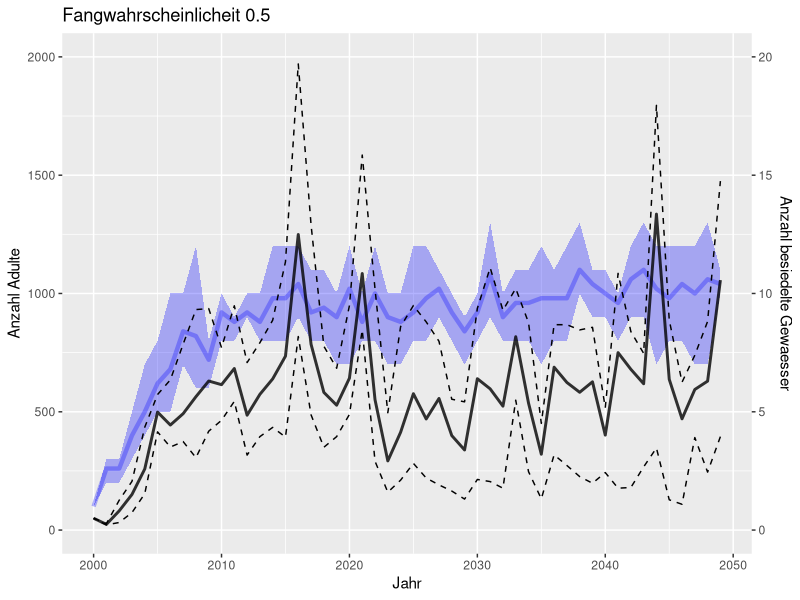
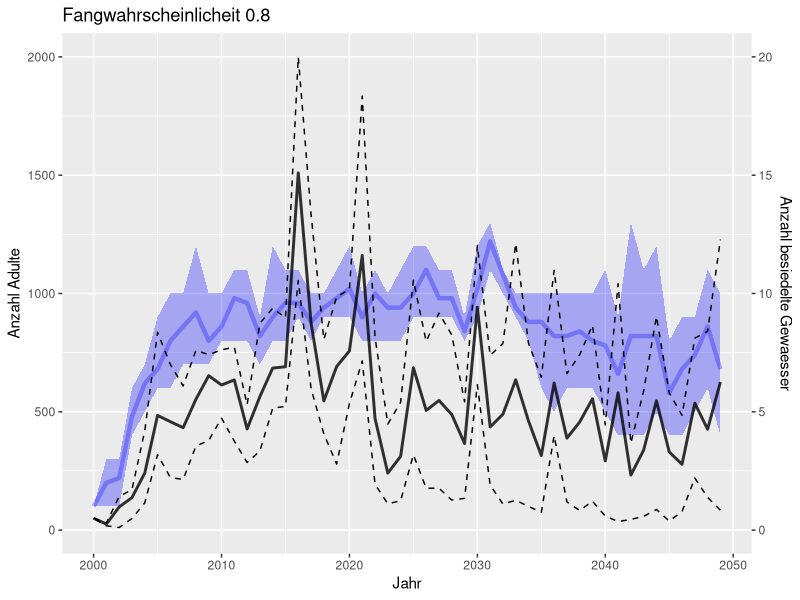
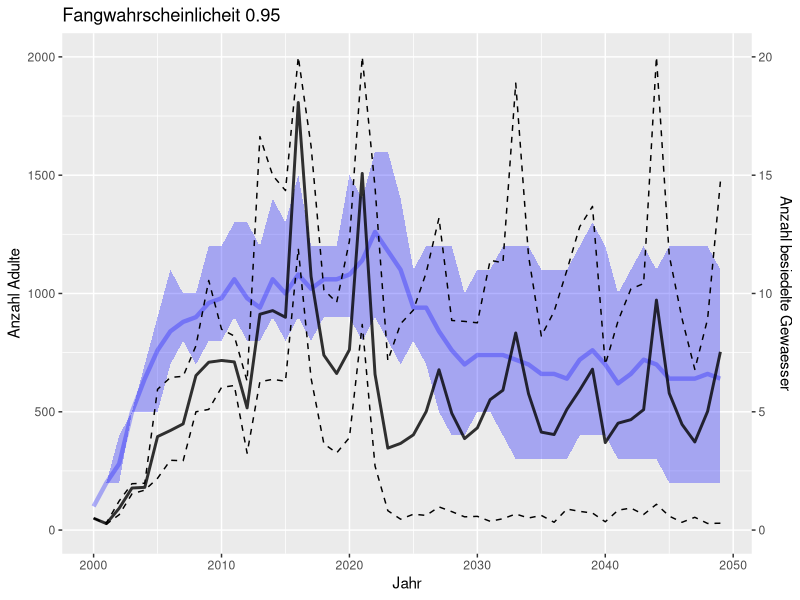
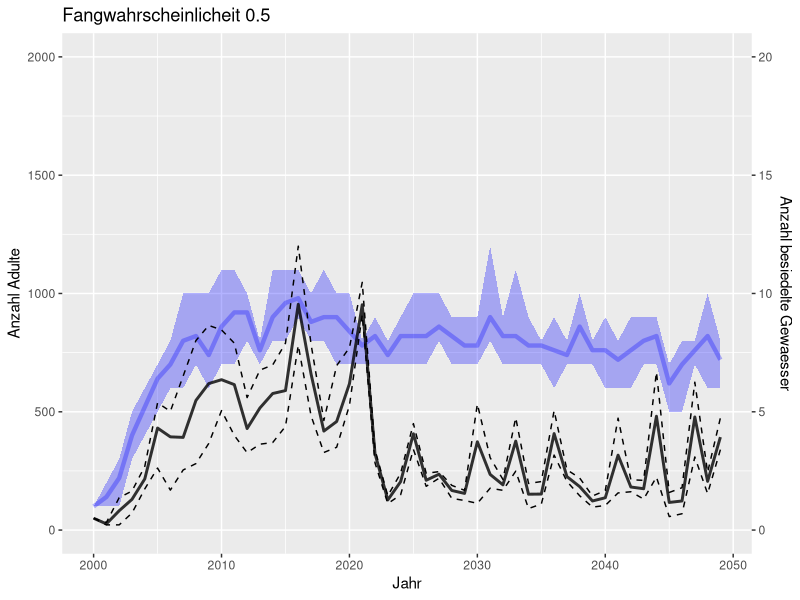
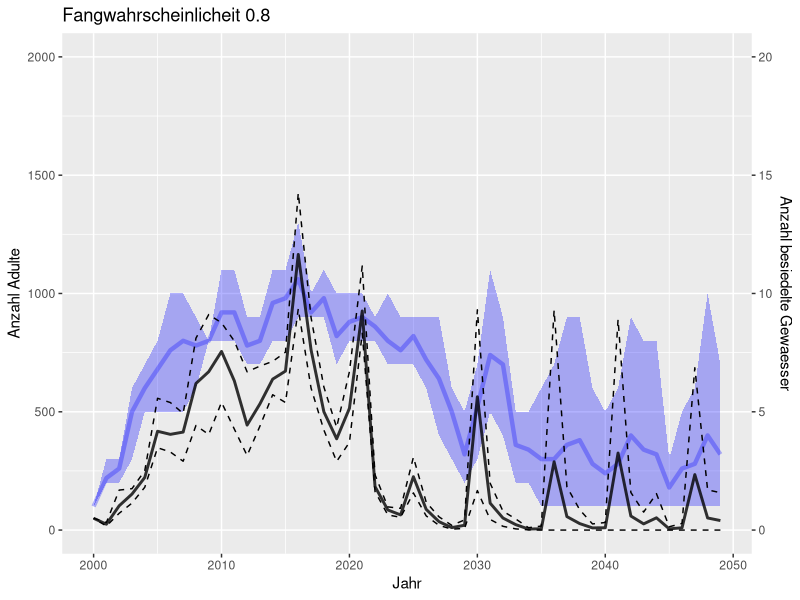
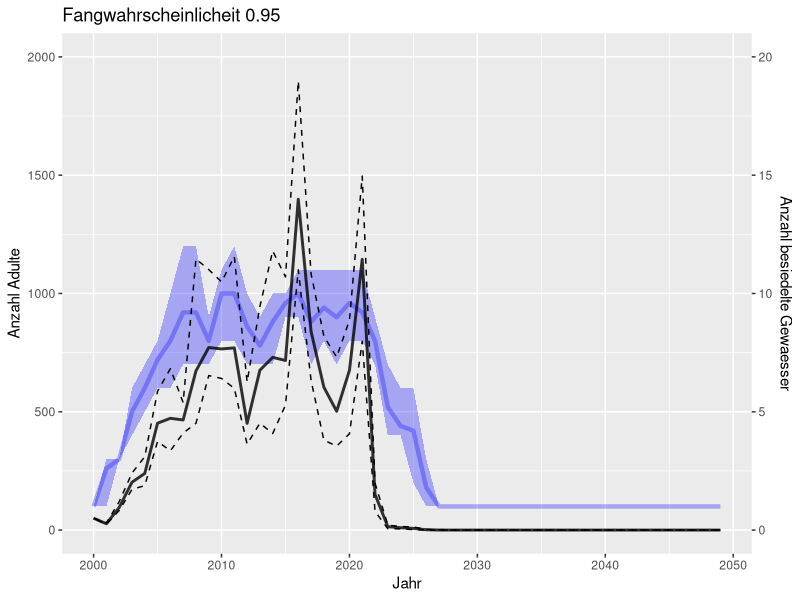

Reproduce these figures in R, in order.
library(tidyverse)
data_4_11 <- read.table("excel/resultate_4.11.csv",sep=',', fill=TRUE, header=TRUE, quote="\"")
data_11_11 <- read.table("excel/resultate_11.11.csv",sep=',', fill=TRUE, header=TRUE, quote="\"")
data_13_11 <- read.table("excel/resultate_13.11.csv",sep=',', fill=TRUE, header=TRUE, quote="\"")

str(data_13_11)


for (datum in 2:3){
  
  if (datum == 1) {
    data<-data_4_11
  } else if (datum == 2) {
     data<-data_11_11
  } else {
     data <- data_13_11
  }
  
  pondList <- c()
  pondCount <- c()
  for ( pond in 1:nrow(data)){
    text <- data[pond,ncol(data)]
    if (nchar(text) <= 4) {pondList[pond] <- NA}
    else {pondList[pond] <- strsplit(substring(text,3,nchar(text)-2),",")}
    pondCount[pond] <- length(unlist(pondList[pond]))
  }
  
  pondList_summary <- levels(as.factor(unlist(pondList)))
  pondList_count <- c()
  for (pond in 1:length(pondList_summary)){
    pondList_count[pond] <- 0
    for (list in 1:length(pondList)) {
      if (pondList_summary[pond] %in% pondList[list][[1]]) {pondList_count[pond] <- pondList_count[pond]+1}
    }
  }
  pondList_Count <- round(pondList_count / 750,2)
  pondBesiedelt <- cbind(pondList_summary, pondList_Count)
  
  
  if (datum==1){
    data_2 <- cbind(data[,1:ncol(data)-1],pondCount)
    colnames(data_2) <- c("currentDate","probCatch","egg", "larva", "juvenil", "adult", "adultSlipped", "adultNotSliped",
                      "totCatched_adult", "totCatched_juv", "eggs_tot","larva_tot","juv_tot", "adult_tot", "migrantJuv_tot", "migrantAdult_tot")
  } else {
  data_2 <- cbind(data[,1:ncol(data)-1],pondCount)
  
  colnames(data_2) <- c("simulation", "currentDate","probCatch","egg", "larva", "juvenil", "adult", "adultSlipped", "adultNotSlipped",
                      "totCatched_adult", "totCatched_juv", "eggs_tot","larva_tot","juv_tot", "adult_tot", "migrantJuv_tot", "migrantAdult_tot", "pondCount")
  }
  
  levels <- as.numeric(levels(as.factor(data_2$probCatch)))
  
  data_2$year <- as.integer(substring(data_2$currentDate,8,11))
  level_year <- as.numeric(levels(as.factor(data_2$year)))
  
  for (pc in 1:length(levels)) {
      
    data_pc <- data_2[data_2$probCatch==levels[pc],]
    
    data_min <- c()
    data_max <- c()
    data_mean <- c()
    pond_min <- c()
    pond_max <- c()
    pond_mean <- c()
    
    for (i in 1:length(level_year)) {
      data_min[i] <- min((data_pc %>% filter(data_pc$year==level_year[i]))$adult)
      data_max[i] <- max((data_pc %>% filter(data_pc$year==level_year[i]))$adult)
      data_mean[i] <- mean((data_pc %>% filter(data_pc$year==level_year[i]))$adult)
      pond_min[i] <- min((data_pc %>% filter(data_pc$year==level_year[i]))$pondCount)*100
      pond_max[i] <- max((data_pc %>% filter(data_pc$year==level_year[i]))$pondCount)*100
      pond_mean[i] <- mean((data_pc %>% filter(data_pc$year==level_year[i]))$pondCount)*100
    }
    
    data_graph <- data.frame(
      year = level_year,
      min = data_min,
      max = data_max,
      mean = data_mean,
      pond_min = pond_min,
      pond_max = pond_max,
      pond_mean = pond_mean
    )
    
    filter_year <- (data_graph %>% filter(data_graph$max > 2000))$year
    if (length(filter_year > 1)) {
      for (fy in 1:length(filter_year)) {
        data_graph[data_graph$year==filter_year[fy],3] <- 2000
      }
    }
    
    assign(paste("data_res",datum,pc,sep="_"),data_graph)
    
    assign(paste("graph_res",datum,pc,sep="_"), ggplot(data_graph, aes(year, mean)) + 
          # geom_point(aes(y=pond_mean,x=year),shape=15,color='blue',size=1.5, alpha=0.5) +
          geom_ribbon(aes(ymin=pond_min,ymax=pond_max), fill='blue', alpha=0.3) +
          geom_line(aes(y=pond_mean,x=year),color='blue',linewidth=1.5,alpha=0.3) +
          # geom_point() +
          geom_ribbon(aes(ymin=min,ymax=max), color='black',linetype=2, fill=NA) +
          geom_line(color='black',size=1,alpha=0.8) +
          # geom_linerange(aes(ymin=min, ymax=max)) +
          ggtitle(paste("Fangwahrscheinlicheit", levels[pc], sep=" ")) +
          ylab(("Anzahl Adulte")) +
          xlab("Jahr") + 
          scale_y_continuous(limits=c(0,2000),
            sec.axis = sec_axis(~./100,name="Anzahl besiedelte Gewaesser")
            )
      )
    }
    
  # ##### alte Daten
  # 
  # 
  # data <- data1
  # 
  # levels <- as.numeric(levels(as.factor(data$probCatch)))
  # 
  # data$year <- as.integer(substring(data$currentDate,8,11))
  # level_year <- as.numeric(levels(as.factor(data$year)))
  # data$fangquote_adult <- data$totCatched_adult/data$adult
  # 
  # for ( pc in 1:length(levels)) {
  #   
  #   data_pc <- data[data$probCatch==levels[pc],]
  #   
  #   data_min <- c()
  #   data_max <- c()
  #   data_mean <- c()
  #   data_fangquote_1 <- c()
  #   data_fangquote_2 <- c()
  #   data_fangquote_3 <- c()
  #   
  #   for (i in 1:length(level_year)) {
  #     data_min[i] <- min((data_pc %>% filter(data_pc$year==level_year[i]))$adult)
  #     data_max[i] <- max((data_pc %>% filter(data_pc$year==level_year[i]))$adult)
  #     data_mean[i] <- mean((data_pc %>% filter(data_pc$year==level_year[i]))$adult)
  #     data_fangquote_1[i] <- (data_pc %>% filter(data_pc$year==level_year[i]))$fangquote_adult[1]
  #     data_fangquote_2[i] <- (data_pc %>% filter(data_pc$year==level_year[i]))$fangquote_adult[2]
  #     data_fangquote_3[i] <- (data_pc %>% filter(data_pc$year==level_year[i]))$fangquote_adult[3]
  #   }
  #   
  #   data_graph <- data.frame(
  #     year = level_year,
  #     min = data_min,
  #     max = data_max,
  #     mean = data_mean,
  #     fq_1 = data_fangquote_1*2000,
  #     fq_2 = data_fangquote_2*2000,
  #     fq_3 = data_fangquote_3*2000
  #   )
  #   filter_year <- (data_graph %>% filter(data_graph$max > 2000))$year
  #   data_graph[data_graph$year==filter_year,3] <- 2000
  #   
  #   assign(paste("adult_alt",pc,sep=""), ggplot(data_graph, aes(year, mean)) + 
  #            geom_point() +
  #            # geom_point(aes(year, fq_1), shape=4, color='grey')  +
  #            geom_linerange(aes(ymin=min, ymax=max)) +
  #            ggtitle(paste("Fangwahrscheinlicheit", levels[pc], sep=" ")) +
  #            ylab(("Anzahl Adulte")) +
  #            xlab("Jahr")
  #          # scale_y_continuous(limits=c(0,2000),
  #          # sec.axis = sec_axis(~./2000,name="Fangquote in %"))
  #   )
  # }

}